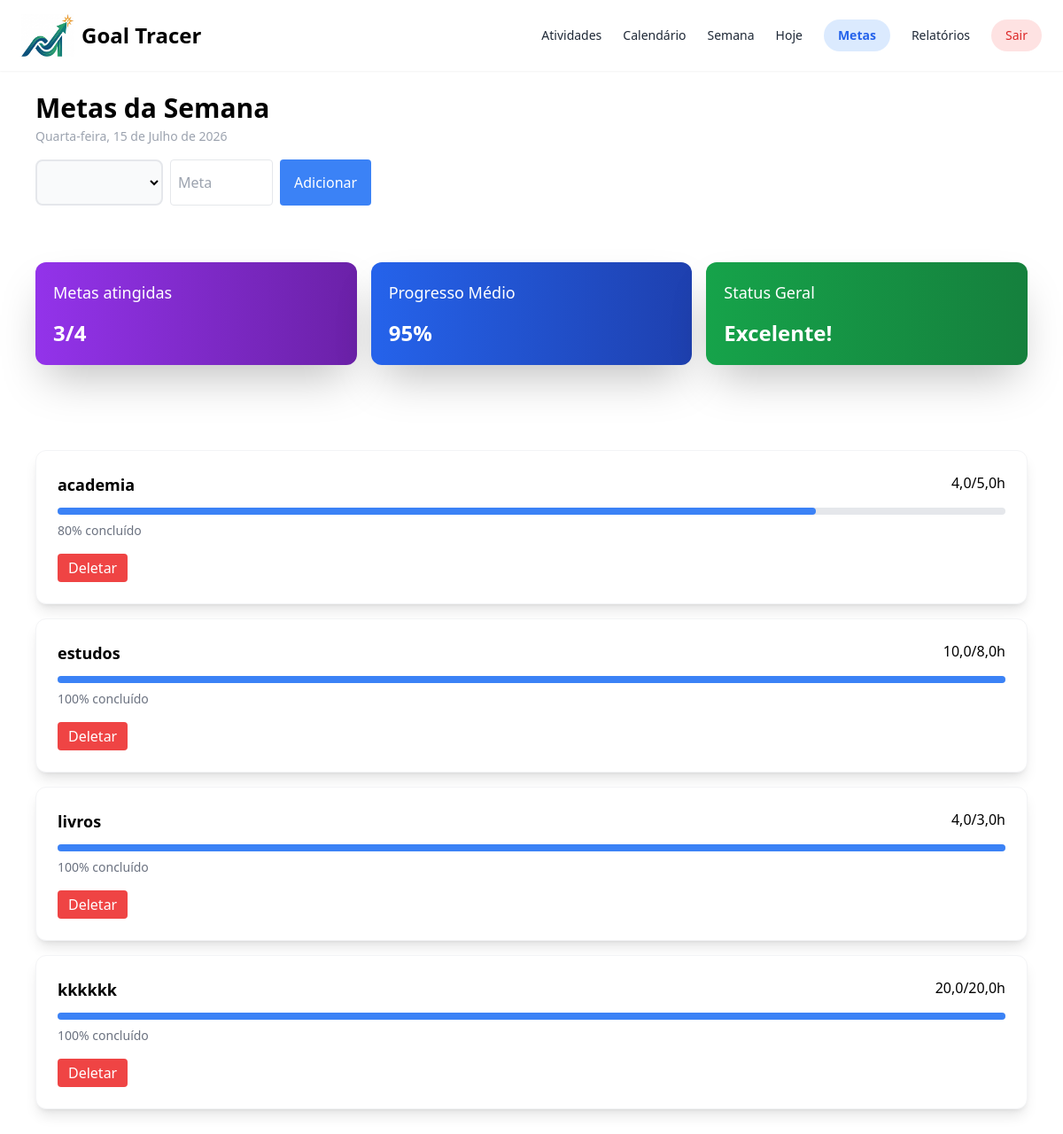
Before: /metas/ (signed in) with the older database file.
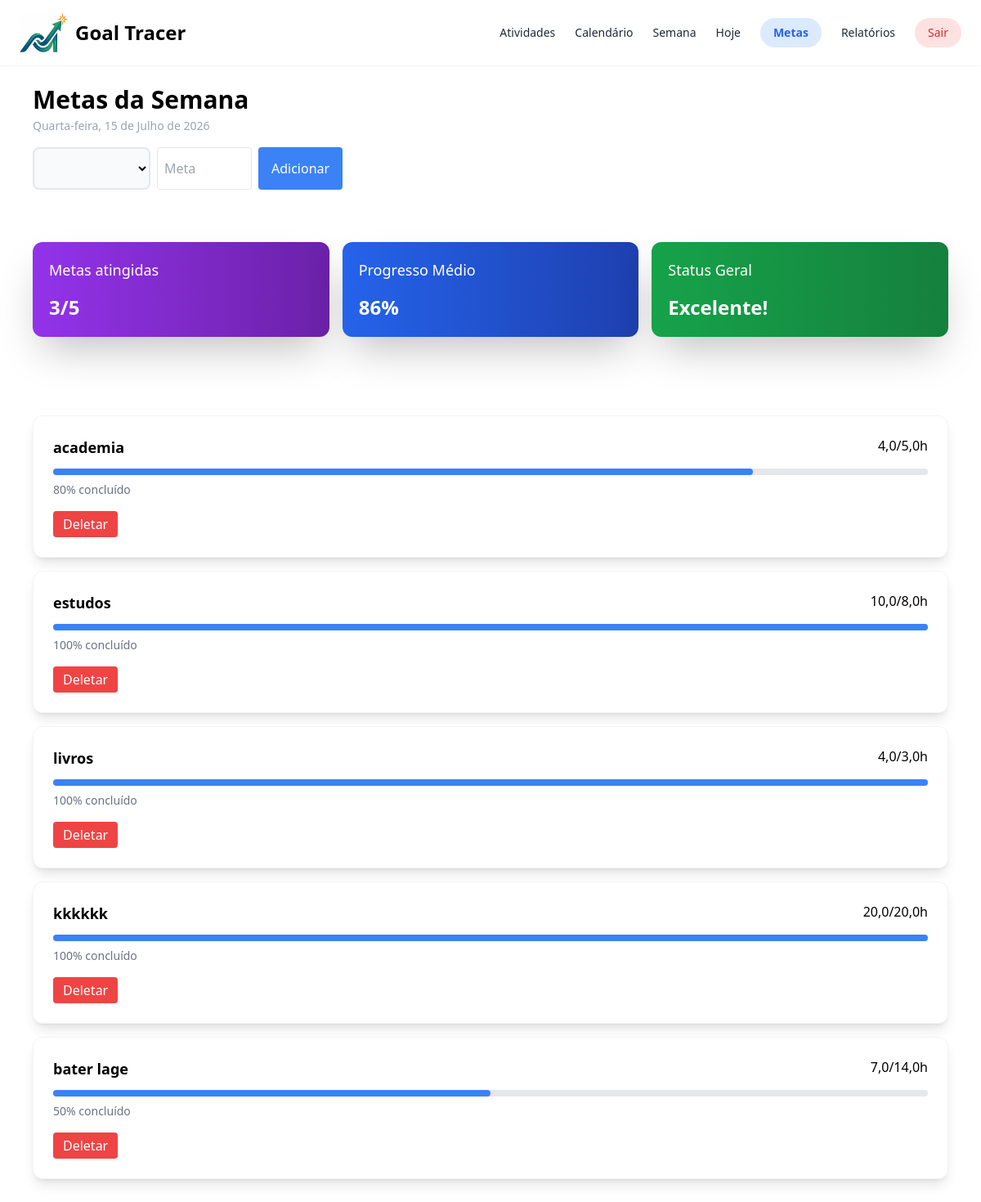
After: the same page with the newer database file.
### home/models.py (models this page shows, shortened)
class Meta(models.Model):
    semana = models.BigIntegerField(default=1)
    meta_horas = models.FloatField(default=0.0)
    atividade = models.ForeignKey(Atividade, on_delete=models.CASCADE, related_name="vinculos_metas")

class Atividade(models.Model):
    nome = models.CharField(max_length=200) # unique=True evita nomes duplicados
    usuario = models.ForeignKey(User, on_delete=models.CASCADE, related_name="atividades")
    class Meta:
        unique_together = ('nome', 'usuario')  # nome pode repetir ENTRE usuários, mas nao pro MESMO usuario

### home/views.py (the view, shortened to what this page needs)
# urls.py: path('metas/', views.metas, name='metas'),
def metas(request):
    if not request.user.is_authenticated:
        if request.method == "POST":
            return JsonResponse({"erro": "Não autenticado"}, status=401)
        return redirect('login')
    context = gerar_dados_metas(request.user)
    return render(request, "home/metas.html", context)

### home/views.py (called while the page is built)
def data_formatada():
    hoje_data = timezone.localdate()
    dia_semana_hoje = DIAS[hoje_data.weekday()]
    dias_extenso = {
        "Segunda": "Segunda-feira",
        "Terça": "Terça-feira",
        "Quarta": "Quarta-feira",
        "Quinta": "Quinta-feira",
        "Sexta": "Sexta-feira",
        "Sábado": "Sábado",
        "Domingo": "Domingo",
    }
    meses = ["", "Janeiro", "Fevereiro", "Março", "Abril", "Maio", "Junho",
             "Julho", "Agosto", "Setembro", "Outubro", "Novembro", "Dezembro"]
    data_formatada = f"{dias_extenso[dia_semana_hoje]}, {hoje_data.day} de {meses[hoje_data.month]} de {hoje_data.year}"
    return data_formatada

### templates/home/metas.html (shortened to what the changed rows need)
<!DOCTYPE html>
<html lang="pt-BR">
    <head>
        {% load static %}
        <script src="https://cdn.tailwindcss.com"></script>
    </head>
    <body>
        <nav class="bg-white-600 flex shadow-sm px-6 py-4 justify-between">
            <div class="flex">
                {% load static %}
                <h1 class="text-2xl font-bold p-2">Goal Tracer</h1>
            </div>
        </nav>
        <div>
            <div class="pl-10 py-6">
                <h2 class="text-3xl font-bold">Metas da Semana</h2>
            </div>
            <div class="grid grid-cols-3 gap-4 p-10">
                <div class="bg-gradient-to-r from-purple-600 to-purple-800 shadow-2xl text-white rounded-xl p-5">
                    <p class="text-lg">Metas atingidas</p>
                    <p id="metas_atingidas" class="text-2xl font-bold pt-4">{{ metas_atingidas }}/{{ total_metas }}</p>
                </div>
                <div class="bg-gradient-to-r from-blue-600 to-blue-800 shadow-2xl text-white rounded-xl p-5">
                    <p class="text-lg">Progresso Médio</p>
                    <p id="progresso_medio" class="text-2xl font-bold pt-4">{{ progresso_medio }}%</p>
                </div>
            </div>
        </div>
        <div id="div_metas" class="p-10">
            {% for meta in metas %}
                <div id="div_meta_{{ meta.atividade.nome }}" class="bg-white rounded-xl border border-gray-100 p-6 mt-4 shadow-lg">
                    <div class="flex justify-between mb-3">
                        <h4 class="font-semibold text-lg">{{ meta.atividade.nome }}</h4>
                        <div>{{ meta.horas_semana }}/{{ meta.meta_horas }}h</div>
                    </div>
                    <div class="w-full bg-gray-200 h-2 rounded-full">
                        <div class="bg-blue-500 h-2 rounded-full w-[{{ meta.percentual }}%]"></div>
                    </div>
                    <p class="mt-2 text-sm text-gray-500">{{ meta.percentual }}% concluído</p>
                    <div class="flex mt-4">
                        <button id="botao_deletar_{{ meta.atividade.nome }}" type="submit" class="px-3 py-1 bg-red-500 text-white rounded">Deletar</button>
                    </div>
                </div>
            {% empty %}
                <p class="text-gray-500">Nenhuma meta planejada.</p>
            {% endfor %}
        </div>
    </body>
</html>

Changed rows visible on the page:
added Meta: atividade.nome "bater lage", horas_semana "7,0", meta_horas "14,0", percentual "50"
Other visible differences:
{{ total_metas }}: "4" → "5"
{{ progresso_medio }}: "95" → "86"
